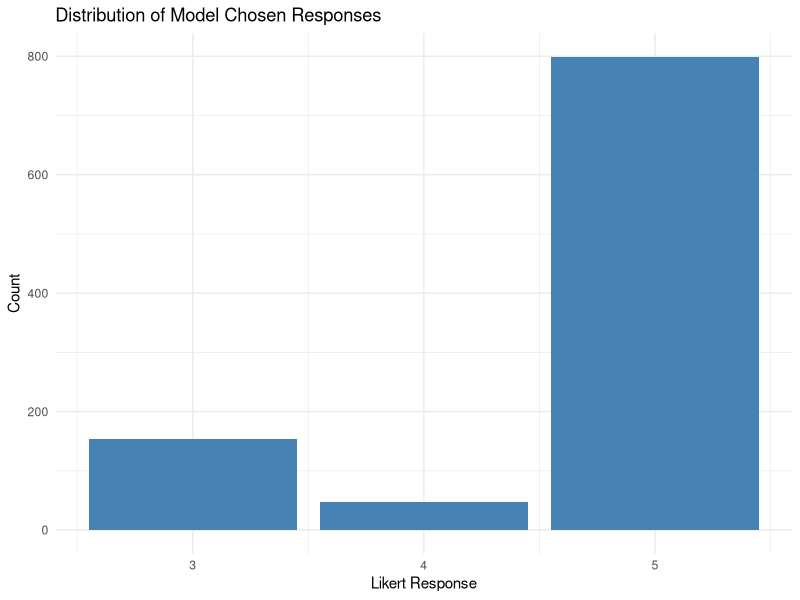
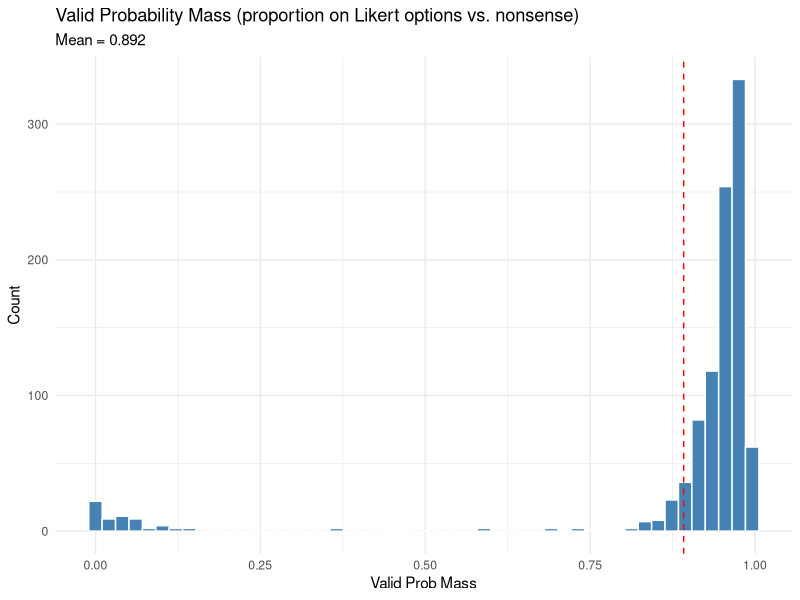
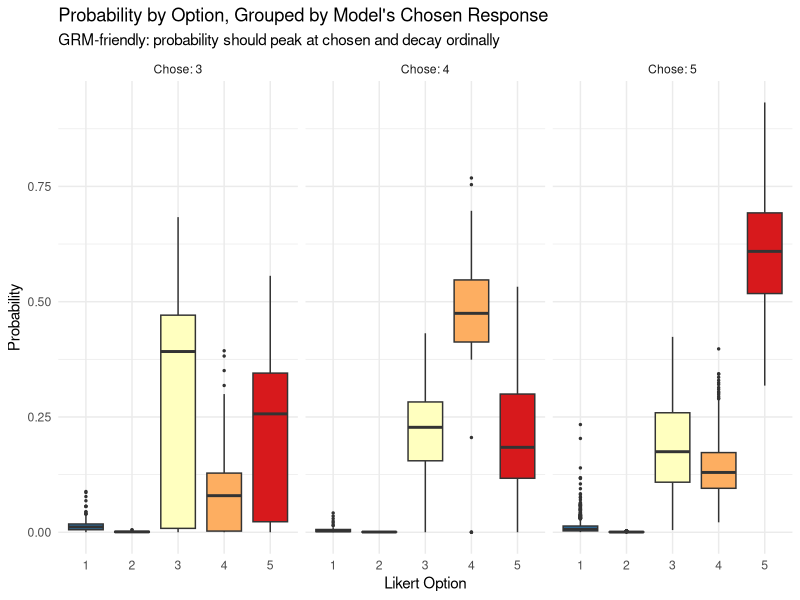
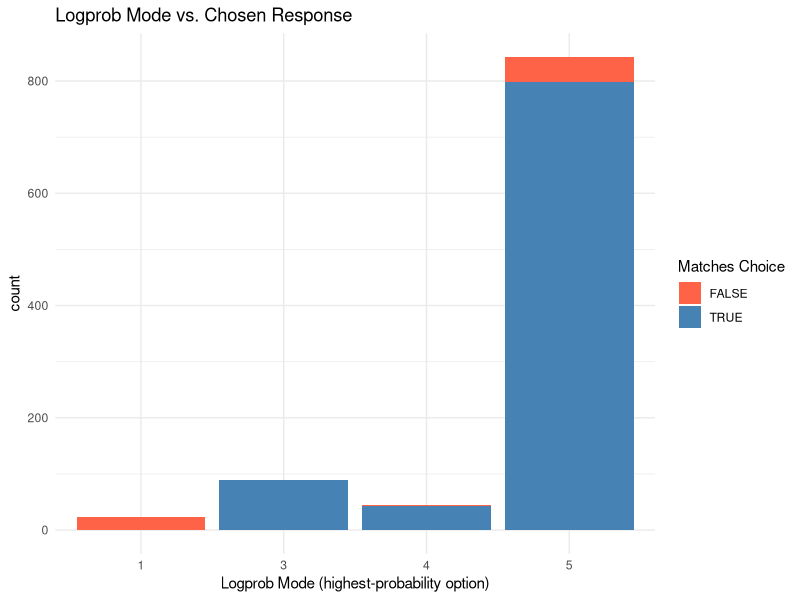
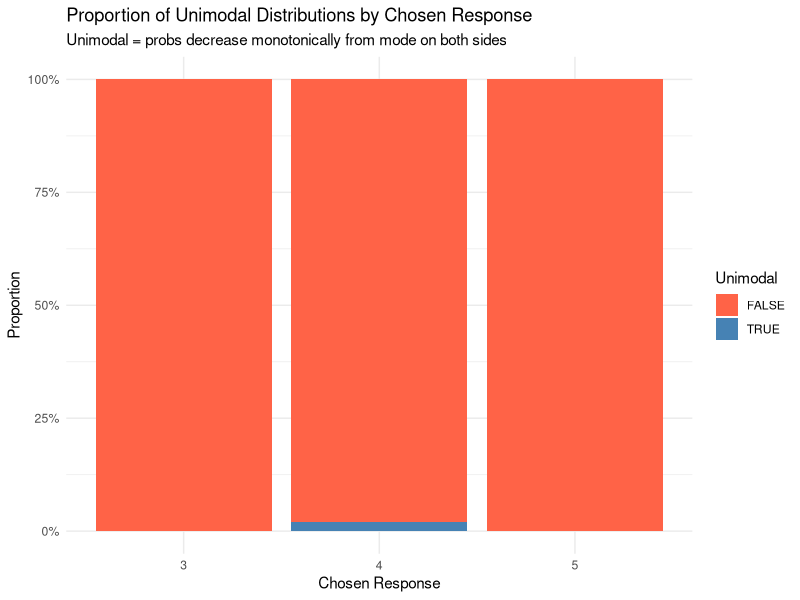
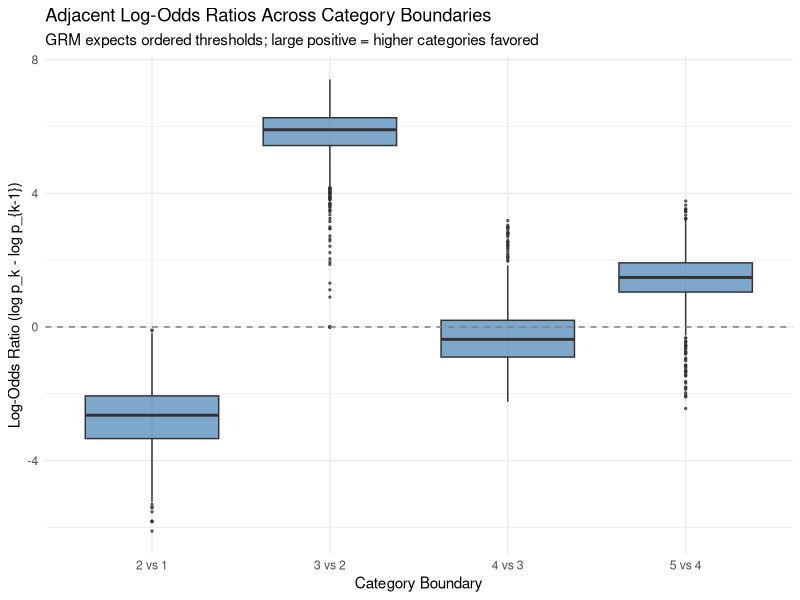
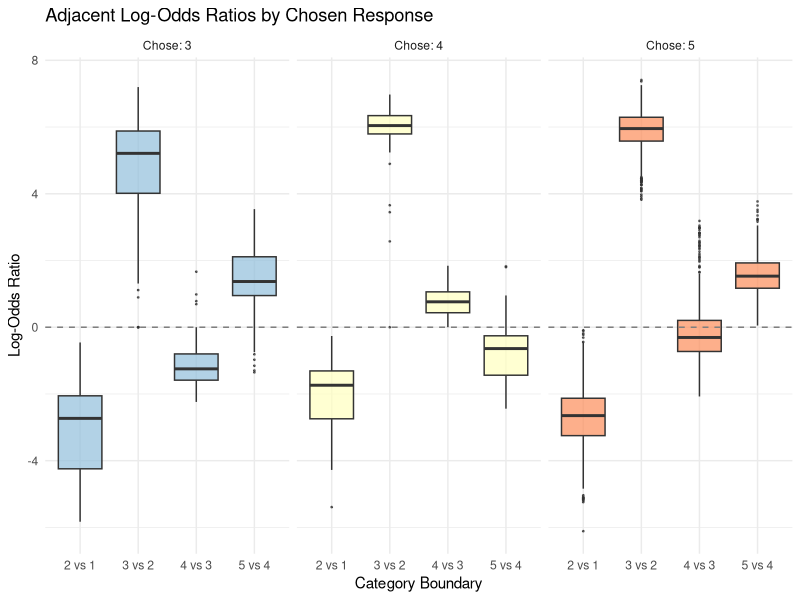
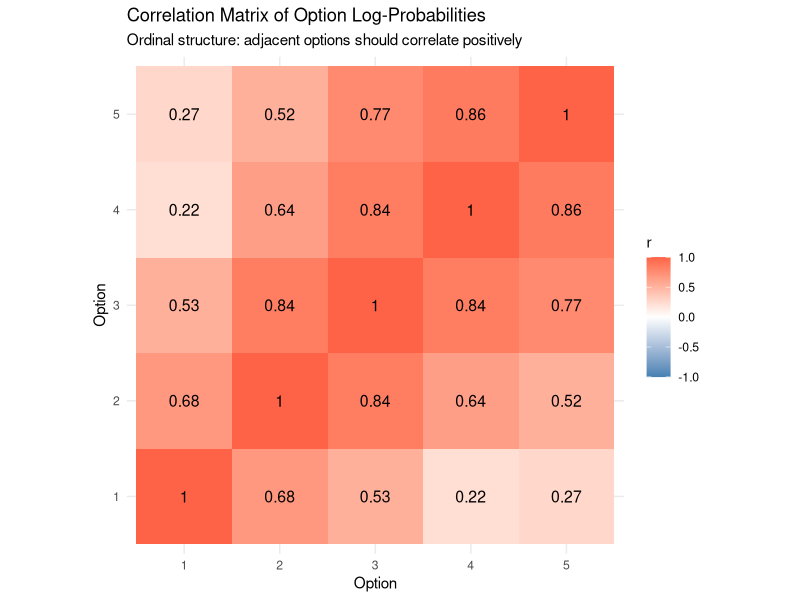

Generate these figures, in order, with R:
## ---- chunk 1
knitr::opts_chunk$set(echo = TRUE, warning = FALSE, message = FALSE,
                      fig.width = 10, fig.height = 6)
library(tidyverse)
library(patchwork)
## ---- chunk 2
df <- read_csv("results_ollama-run_llama2-7b-chat_0.csv")

# Impute NA logprobs with floor value (min observed across all logprob columns).
# NAs occur when an option's probability was too low to appear in top_logprobs.
logprob_floor <- min(df %>% select(starts_with("logprob_")), na.rm = TRUE)
n_imputed <- sum(is.na(df %>% select(starts_with("logprob_"))))
cat(sprintf("Imputing %d NA logprobs with floor value %.2f\n",
            n_imputed, logprob_floor))

df <- df %>%
  mutate(across(starts_with("logprob_"), ~ replace_na(.x, logprob_floor)))

# Convert logprobs to probabilities
df <- df %>%
  mutate(across(starts_with("logprob_"), exp, .names = "prob_{col}")) %>%
  rename_with(~ str_replace(., "prob_logprob_", "prob_"), starts_with("prob_"))

glimpse(df)
## ---- chunk 3
# Response distribution
ggplot(df, aes(x = model_output)) +
  geom_bar(fill = "steelblue") +
  labs(title = "Distribution of Model Chosen Responses",
       x = "Likert Response", y = "Count") +
  theme_minimal()
## ---- chunk 4
ggplot(df, aes(x = valid_prob_mass)) +
  geom_histogram(bins = 50, fill = "steelblue", color = "white") +
  geom_vline(xintercept = mean(df$valid_prob_mass, na.rm = TRUE),
             linetype = "dashed", color = "red") +
  labs(title = "Valid Probability Mass (proportion on Likert options vs. nonsense)",
       subtitle = sprintf("Mean = %.3f", mean(df$valid_prob_mass, na.rm = TRUE)),
       x = "Valid Prob Mass", y = "Count") +
  theme_minimal()
## ---- chunk 5
# Reshape to long format
probs_long <- df %>%
  select(starts_with("prob_"), model_output, item_id, item_preamble_id,
         response_scale_id, valid_prob_mass) %>%
  pivot_longer(cols = starts_with("prob_"),
               names_to = "option",
               values_to = "prob") %>%
  mutate(option = as.integer(str_extract(option, "\\d+")))

# Distribution of probability by option, faceted by chosen response
ggplot(probs_long, aes(x = factor(option), y = prob)) +
  geom_boxplot(aes(fill = factor(option)), outlier.size = 0.5) +
  facet_wrap(~ paste("Chose:", model_output), nrow = 1) +
  labs(title = "Probability by Option, Grouped by Model's Chosen Response",
       subtitle = "GRM-friendly: probability should peak at chosen and decay ordinally",
       x = "Likert Option", y = "Probability") +
  scale_fill_brewer(palette = "RdYlBu", direction = -1, guide = "none") +
  theme_minimal()
## ---- chunk 6
# For each response, compute whether probabilities are unimodal
# and whether the mode matches the chosen response
ordinality <- df %>%
  rowwise() %>%
  mutate(
    # Probabilities as a vector
    probs = list(c(prob_1, prob_2, prob_3, prob_4, prob_5)),
    # Mode of the probability distribution
    prob_mode = which.max(c(prob_1, prob_2, prob_3, prob_4, prob_5)),
    # Does the logprob mode match the chosen response?
    mode_matches_choice = prob_mode == as.integer(model_output),
    # Distance from mode to choice
    mode_choice_distance = abs(prob_mode - as.integer(model_output)),
    # Is the distribution unimodal? Check that probs decrease
    # monotonically on each side of the mode
    left_monotone = {
      p <- c(prob_1, prob_2, prob_3, prob_4, prob_5)
      m <- prob_mode
      if (any(is.na(p))) NA
      else if (m == 1) TRUE
      else all(diff(p[1:m]) >= 0)
    },
    right_monotone = {
      p <- c(prob_1, prob_2, prob_3, prob_4, prob_5)
      m <- prob_mode
      if (any(is.na(p))) NA
      else if (m == 5) TRUE
      else all(diff(p[m:5]) <= 0)
    },
    unimodal = left_monotone & right_monotone
  ) %>%
  ungroup()

cat(sprintf("Mode matches chosen response: %d/%d (%.1f%%)\n",
            sum(ordinality$mode_matches_choice),
            nrow(ordinality),
            100 * mean(ordinality$mode_matches_choice, na.rm = TRUE)))
cat(sprintf("Unimodal distributions: %d/%d (%.1f%%)\n",
            sum(ordinality$unimodal),
            nrow(ordinality),
            100 * mean(ordinality$unimodal, na.rm = TRUE)))
## ---- chunk 7
ggplot(ordinality, aes(x = factor(prob_mode), fill = mode_matches_choice)) +
  geom_bar(position = "stack") +
  labs(title = "Logprob Mode vs. Chosen Response",
       x = "Logprob Mode (highest-probability option)",
       fill = "Matches Choice") +
  scale_fill_manual(values = c("TRUE" = "steelblue", "FALSE" = "tomato")) +
  theme_minimal()
## ---- chunk 8
ggplot(ordinality, aes(x = factor(model_output), fill = unimodal)) +
  geom_bar(position = "fill") +
  labs(title = "Proportion of Unimodal Distributions by Chosen Response",
       subtitle = "Unimodal = probs decrease monotonically from mode on both sides",
       x = "Chosen Response", y = "Proportion",
       fill = "Unimodal") +
  scale_fill_manual(values = c("TRUE" = "steelblue", "FALSE" = "tomato")) +
  scale_y_continuous(labels = scales::percent) +
  theme_minimal()
## ---- chunk 9
adj_logodds <- df %>%
  mutate(
    # Adjacent log-odds ratios (log p_k - log p_{k-1})
    logodds_2v1 = logprob_2 - logprob_1,
    logodds_3v2 = logprob_3 - logprob_2,
    logodds_4v3 = logprob_4 - logprob_3,
    logodds_5v4 = logprob_5 - logprob_4
  )

adj_long <- adj_logodds %>%
  select(starts_with("logodds_"), model_output, item_id) %>%
  pivot_longer(cols = starts_with("logodds_"),
               names_to = "boundary",
               values_to = "log_odds_ratio") %>%
  mutate(boundary = factor(boundary,
                           levels = c("logodds_2v1", "logodds_3v2",
                                      "logodds_4v3", "logodds_5v4"),
                           labels = c("2 vs 1", "3 vs 2", "4 vs 3", "5 vs 4")))

ggplot(adj_long, aes(x = boundary, y = log_odds_ratio)) +
  geom_boxplot(fill = "steelblue", alpha = 0.7, outlier.size = 0.5) +
  geom_hline(yintercept = 0, linetype = "dashed", color = "grey50") +
  labs(title = "Adjacent Log-Odds Ratios Across Category Boundaries",
       subtitle = "GRM expects ordered thresholds; large positive = higher categories favored",
       x = "Category Boundary", y = "Log-Odds Ratio (log p_k - log p_{k-1})") +
  theme_minimal()
## ---- chunk 10
ggplot(adj_long, aes(x = boundary, y = log_odds_ratio,
                     fill = factor(model_output))) +
  geom_boxplot(alpha = 0.7, outlier.size = 0.3) +
  geom_hline(yintercept = 0, linetype = "dashed", color = "grey50") +
  facet_wrap(~ paste("Chose:", model_output), nrow = 1) +
  labs(title = "Adjacent Log-Odds Ratios by Chosen Response",
       x = "Category Boundary", y = "Log-Odds Ratio") +
  scale_fill_brewer(palette = "RdYlBu", direction = -1, guide = "none") +
  theme_minimal()
## ---- chunk 11
cor_mat <- df %>%
  select(logprob_1:logprob_5) %>%
  cor(use = "pairwise.complete.obs")

# Tidy for plotting
cor_long <- cor_mat %>%
  as.data.frame() %>%
  rownames_to_column("opt_a") %>%
  pivot_longer(-opt_a, names_to = "opt_b", values_to = "r") %>%
  mutate(across(c(opt_a, opt_b), ~ str_extract(., "\\d+")))

ggplot(cor_long, aes(x = opt_a, y = opt_b, fill = r)) +
  geom_tile() +
  geom_text(aes(label = round(r, 2)), size = 4) +
  scale_fill_gradient2(low = "steelblue", mid = "white", high = "tomato",
                       midpoint = 0, limits = c(-1, 1)) +
  labs(title = "Correlation Matrix of Option Log-Probabilities",
       subtitle = "Ordinal structure: adjacent options should correlate positively",
       x = "Option", y = "Option", fill = "r") +
  coord_fixed() +
  theme_minimal()
## ---- chunk 12
item_probs <- probs_long %>%
  group_by(item_id, option) %>%
  summarise(mean_prob = mean(prob, na.rm = TRUE), .groups = "drop")

ggplot(item_probs, aes(x = option, y = mean_prob, group = item_id)) +
  geom_line(alpha = 0.4, color = "steelblue") +
  geom_point(alpha = 0.4, color = "steelblue", size = 1) +
  labs(title = "Mean Probability Profile by Item (across preambles)",
       subtitle = "Each line = one BFI item; ordinal items should show peaked curves",
       x = "Likert Option", y = "Mean Probability") +
  theme_minimal()
## ---- chunk 13
# Proportion of responses where adjacent logprobs are ordered
# (i.e., categories below the mode have decreasing probs,
#  categories above the mode have decreasing probs)
cat("=== GRM Suitability Summary ===\n\n")
cat(sprintf("Mode matches chosen response: %.1f%%\n",
            100 * mean(ordinality$mode_matches_choice, na.rm = TRUE)))
cat(sprintf("Unimodal logprob distributions: %.1f%%\n",
            100 * mean(ordinality$unimodal, na.rm = TRUE)))
cat(sprintf("Mean valid prob mass: %.3f\n",
            mean(df$valid_prob_mass, na.rm = TRUE)))

# Check if adjacent log-odds are ordered across boundaries
threshold_order <- adj_logodds %>%
  mutate(ordered = logodds_2v1 < logodds_3v2 &
                   logodds_3v2 < logodds_4v3 &
                   logodds_4v3 < logodds_5v4)
cat(sprintf("Monotonically ordered thresholds: %.1f%%\n",
            100 * mean(threshold_order$ordered, na.rm = TRUE)))

cat("\n")
cat("High unimodality + ordered thresholds -> GRM appropriate.\n")
cat("Low unimodality or disordered thresholds -> consider nominal model.\n")
